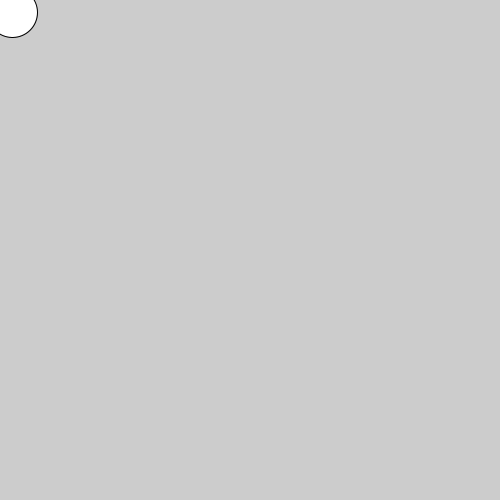
Frame 1 (no input)
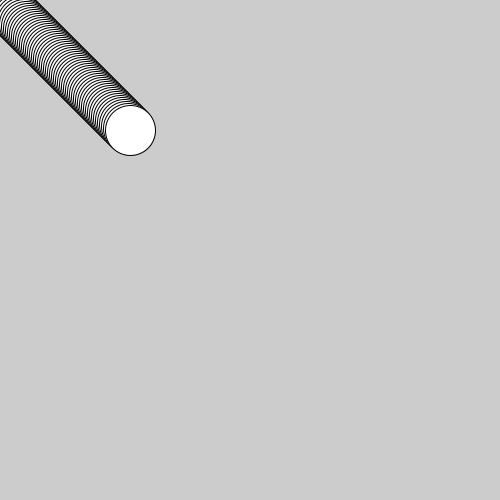
Frame 60 (the mouse pressed at the canvas centre just before this capture)
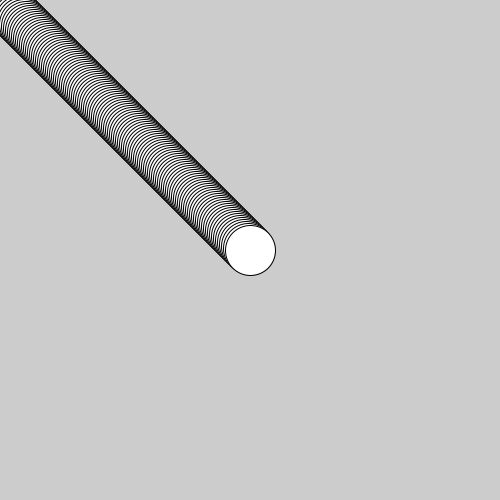
Frame 120 (the mouse held since frame 60 and released just before this capture)

The Processing sketch that drew these frames (run headless with seeded random() and noise(); from frame 60 on, the mouse is pressed at the canvas centre):

// Processing sketch: sketch_170626c
// ── sketch_170626c.pde
void setup(){
  size(500,500);
  print("hello");
  
}
int values=10;
void draw(){
  //print(values);
  values=values+2;
  ellipse(values,values,50,50);



  

}
